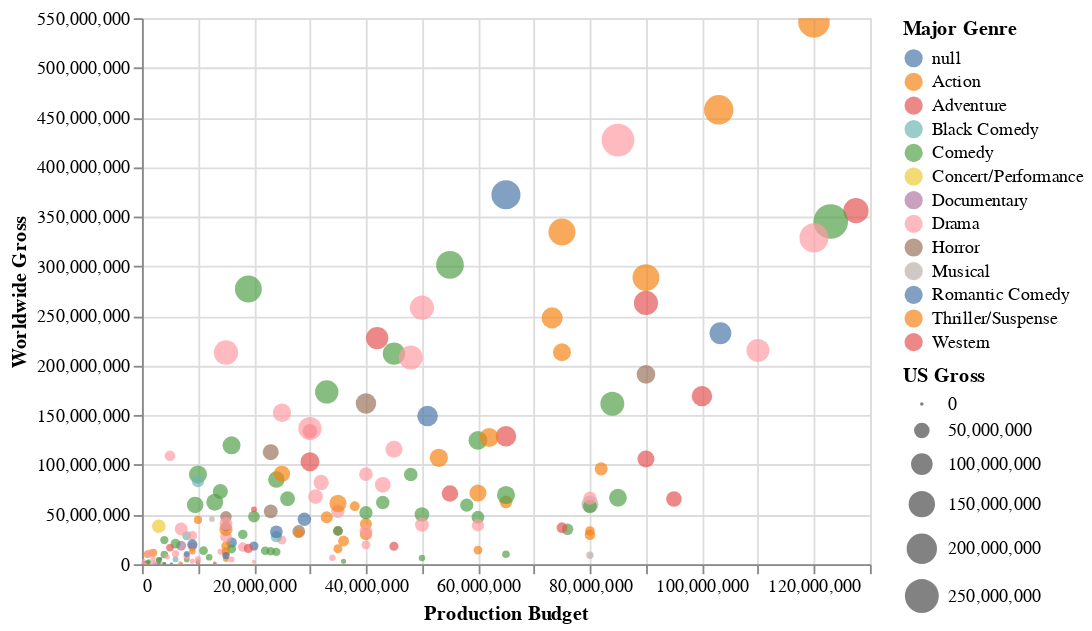

This figure's notebook cell:
### Code cell
import altair as alt

alt.Chart(movies_2000).mark_point(filled=True).encode(
    alt.X('Production Budget'),
    alt.Y('Worldwide Gross'),
    alt.Size('US Gross'),
    alt.Color('Major Genre'),
    alt.OpacityValue(0.7),
    tooltip = [alt.Tooltip('Title'),
               alt.Tooltip('Production Budget'),
               alt.Tooltip('Worldwide Gross'),
               alt.Tooltip('US Gross')
              ]
).interactive()

### Figure 1 — Vega-Lite specification as saved in the notebook (floating-point values rounded to 4 significant figures; data arrays with more than 128 entries replaced by an {"elided": "..."} marker saying what was removed)
{"config": {"view": {"continuousWidth": 400, "continuousHeight": 300}}, "data": {"name": "data-48a4aa74b647899b30880ba98f0f775b"}, "mark": {"type": "point", "filled": true}, "encoding": {"color": {"type": "nominal", "field": "Major Genre"}, "opacity": {"value": 0.7}, "size": {"type": "quantitative", "field": "US Gross"}, "tooltip": [{"type": "nominal", "field": "Title"}, {"type": "quantitative", "field": "Production Budget"}, {"type": "quantitative", "field": "Worldwide Gross"}, {"type": "quantitative", "field": "US Gross"}], "x": {"type": "quantitative", "field": "Production Budget"}, "y": {"type": "quantitative", "field": "Worldwide Gross"}}, "selection": {"selector004": {"type": "interval", "bind": "scales", "encodings": ["x", "y"]}}, "$schema": "https://vega.github.io/schema/vega-lite/v4.8.1.json", "datasets": {"data-48a4aa74b647899b30880ba98f0f775b": {"elided": "188 records"}}}
